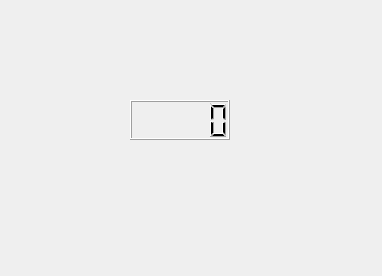
<?xml version="1.0" encoding="UTF-8"?>
<ui version="4.0">
 <class>Dialog</class>
 <widget class="QDialog" name="Dialog">
  <property name="geometry">
   <rect>
    <x>0</x>
    <y>0</y>
    <width>382</width>
    <height>276</height>
   </rect>
  </property>
  <property name="windowTitle">
   <string>Dialog</string>
  </property>
  <widget class="QLCDNumber" name="lcdNumber">
   <property name="geometry">
    <rect>
     <x>130</x>
     <y>100</y>
     <width>100</width>
     <height>40</height>
    </rect>
   </property>
  </widget>
 </widget>
 <resources/>
 <connections/>
</ui>
